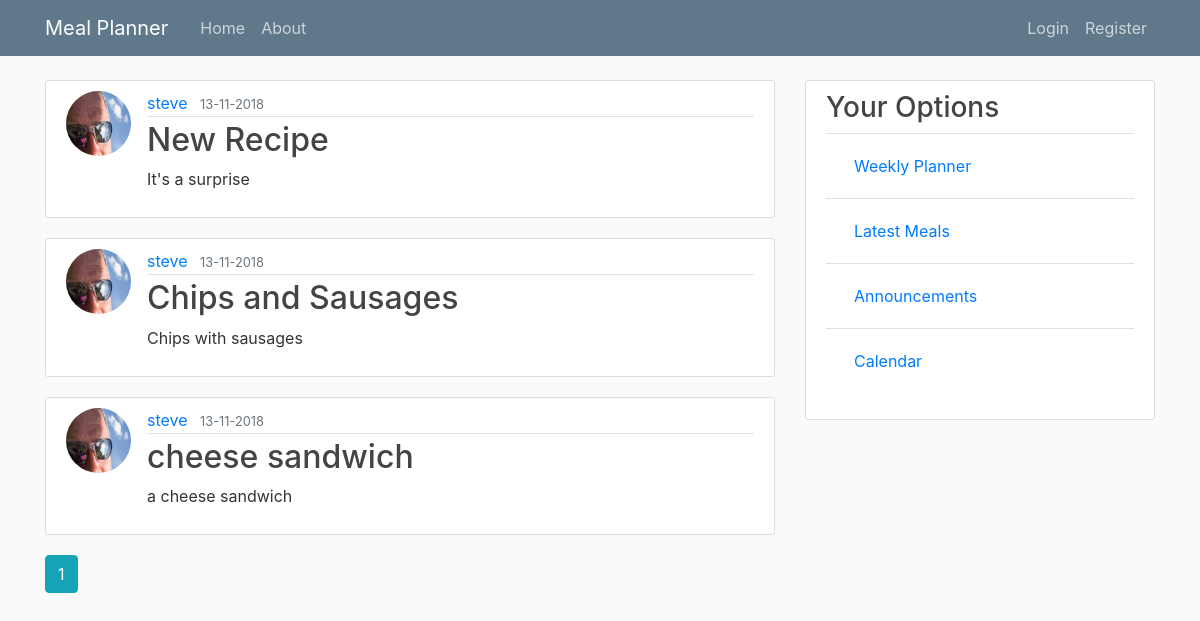
Page /home on the earlier database version.
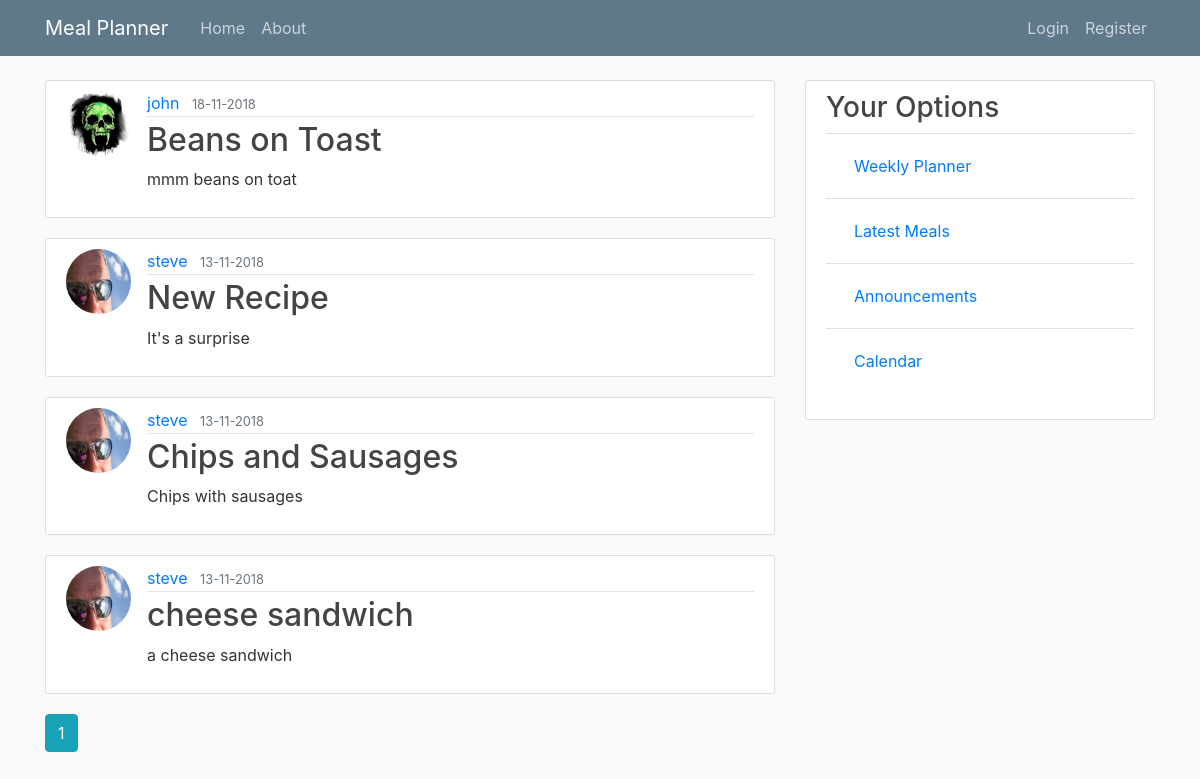
Same page on the later database version.
### mymeal/models.py (models this page shows, shortened)
class Recipe(db.Model):
    id = db.Column(db.Integer, primary_key=True)
    title = db.Column(db.String(100), nullable=False)
    date_posted = db.Column(db.DateTime, nullable=False, default=datetime.utcnow)
    description = db.Column(db.Text, nullable=False)
    serves = db.Column(db.Integer, nullable=False, default='01')
    recipe_type = db.Column(db.String(15), nullable=False)
    ingredients = db.relationship('Ingredient', backref='meal', lazy=True)
    user_id = db.Column(db.Integer, db.ForeignKey('user.id'), nullable=False)
    recipe_book = db.Column(db.String(100))
    recipe_book_page = db.Column(db.Integer, default='01')

class User(db.Model, UserMixin):
    id = db.Column(db.Integer, primary_key=True)
    username = db.Column(db.String(20), unique=True, nullable=False)
    email = db.Column(db.String(120), unique=True, nullable=False)
    image_file = db.Column(db.String(20), nullable=False, default='default.jpg')
    password = db.Column(db.String(60), nullable=False)
    recipes = db.relationship('Recipe', backref='author', lazy=True)

### mymeal/main/routes.py (the view)
@main.route('/')
@main.route('/home')
def home():
    page = request.args.get('page', 1, type=int)
    recipes = Recipe.query.order_by(Recipe.date_posted.desc()).paginate(page=page, per_page=5)
    return render_template('home.html', title='Home', recipes=recipes)

### mymeal/templates/home.html
{% extends 'layout.html' %}
{% block content %}
    {% for recipe in recipes.items %}
        <article class="media content-section">
            <img class="rounded-circle article-img" src="{{ url_for('static', filename='profile_pics/' + recipe.author.image_file) }}">
          <div class="media-body">
            <div class="article-metadata">
              <a class="mr-2" href="{{ url_for('users.user_recipes', username=recipe.author.username) }}">{{ recipe.author.username }}</a>
              <small class="text-muted">{{ recipe.date_posted.strftime('%d-%m-%Y') }}</small>
            </div>
            <h2><a class="article-title" href="{{ url_for('recipes.recipe', recipe_id=recipe.id) }}">{{ recipe.title }}</a></h2>
            <p class="article-content">{{ recipe.description }}</p>
          </div>
        </article>
    {% endfor %}
    {% for page_num in recipes.iter_pages(left_edge=1, right_edge=1, left_current=1, right_current=2) %}
        {% if page_num %}
            {% if recipes.page == page_num %}
                <a class="btn btn-info mb-4" href="{{ url_for('main.home', page=page_num) }}">{{ page_num }}</a>
            {% else %}
                <a class="btn btn-outline-info mb-4" href="{{ url_for('main.home', page=page_num) }}">{{ page_num }}</a>
            {% endif %}
        {% else %}
            ...
        {% endif %}
    {% endfor %}
{% endblock %}

### mymeal/templates/layout.html (shortened to what this page needs)
<!DOCTYPE html>
<html>
<head>
    <link rel="stylesheet" href="https://stackpath.bootstrapcdn.com/bootstrap/4.1.3/css/bootstrap.min.css">
    <link rel="stylesheet" type="text/css" href="{{ url_for('static', filename='main.css') }}">
</head>
<body>
    <header class="site-header">
      <nav class="navbar navbar-expand-md navbar-dark bg-steel fixed-top">
        <div class="container">
          <a class="navbar-brand mr-4" href="/">Meal Planner</a>
          <div class="collapse navbar-collapse" id="navbarToggle">
            <div class="navbar-nav mr-auto">
              <a class="nav-item nav-link" href="{{ url_for('main.home') }}">Home</a>
              <a class="nav-item nav-link" href="{{ url_for('main.about') }}">About</a>
            </div>
            <div class="navbar-nav">
                {% if current_user.is_authenticated %}
                    <a class="nav-item nav-link" href="{{ url_for('recipes.new_recipe') }}">Create Recipe</a>
                    <a class="nav-item nav-link" href="{{ url_for('users.account') }}">Account</a>
                    <a class="nav-item nav-link" href="{{ url_for('users.logout') }}">Logout</a>
                {% else %}
                  <a class="nav-item nav-link" href="{{ url_for('users.login') }}">Login</a>
                  <a class="nav-item nav-link" href="{{ url_for('users.register') }}">Register</a>
                {% endif %}
            </div>
          </div>
        </div>
      </nav>
    </header>
    <main role="main" class="container">
      <div class="row">
        <div class="col-md-8">
            {% block content %}{% endblock %}
        </div>
        <div class="col-md-4">
            <div class="content-section">
            <h3>Your Options</h3>
                <table class="table table-hover">
                  <tbody>
                    <tr>
                      <td>
                          <a class="nav-item nav-link" href="{{ url_for('weekly.view_this_week') }}">Weekly Planner</a>
                      </td>
                    </tr>
                    <tr>
                      <td>
                          <a class="nav-item nav-link" href="{{ url_for('weekly.view_this_week') }}">Latest Meals</a>
                      </td>
                    </tr>
                    <tr>
                      <td>
                          <a class="nav-item nav-link" href="{{ url_for('weekly.view_this_week') }}">Announcements</a>
                      </td>
                    </tr>
                    <tr>
                      <td>
                          <a class="nav-item nav-link" href="{{ url_for('weekly.view_this_week') }}">Calendar</a>
                      </td>
                    </tr>
                  </tbody>
                </table>
          </div>
        </div>
      </div>
    </main>
</body>
</html>

### mymeal/static/main.css (style rules this page uses)
body { background: #fafafa; color: #333333; margin-top: 5rem; }
h1, h2, h3, h4, h5, h6 { color: #444444; }
.bg-steel { background-color: #5f788a; }
.site-header .navbar-nav .nav-link { color: #cbd5db; }
.content-section { background: #ffffff; padding: 10px 20px; border: 1px solid #dddddd; border-radius: 3px; margin-bottom: 20px; }
.article-title { color: #444444; }
.article-content { white-space: pre-line; }
.article-img { height: 65px; width: 65px; margin-right: 16px; }
.article-metadata { padding-bottom: 1px; margin-bottom: 4px; border-bottom: 1px solid #e3e3e3 }

Differences in the rows shown:
added Recipe: image_file (picture), author.username "john", date_posted "18-11-2018", title "Beans on Toast", description "mmm beans on toat"
